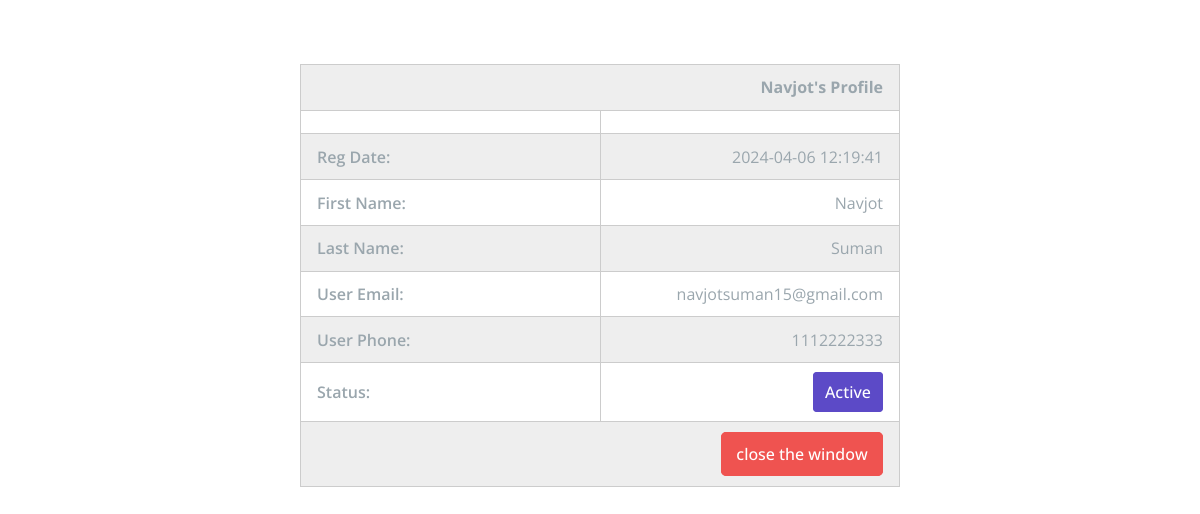
The app's page /admin/userProfile.php?newform_id=1 (signed in) with its own data.
### tables this page shows
CREATE TABLE `users` (
  `u_id` int(11) NOT NULL,
  `username` varchar(222) NOT NULL,
  `f_name` varchar(222) NOT NULL,
  `l_name` varchar(222) NOT NULL,
  `email` varchar(222) NOT NULL,
  `phone` varchar(222) NOT NULL,
  `password` varchar(222) NOT NULL,
  `address` text NOT NULL,
  `status` int(11) NOT NULL DEFAULT 1,
  `image` varchar(100) NOT NULL DEFAULT '0.jpg',
  `date` timestamp NOT NULL DEFAULT current_timestamp()
);

### admin/userProfile.php (the view, shortened to what this page needs)
<!DOCTYPE html>
<html lang="en">
<?php
require '../connection/_dbconnect.php';
?>
<head>
    <link rel="stylesheet" href="css/userProfile.css">
</head>
<body>
    <?php
    $form_id = $_GET['newform_id'];
    $sql = "SELECT * FROM `users` WHERE `u_id` = $form_id";
    $result = mysqli_query($conn, $sql);
    $row = mysqli_num_rows($result);
    if ($row == 1) {
        $row = mysqli_fetch_assoc($result);
        $date = $row['date'];
        $f_name = $row['f_name'];
        $l_name = $row['l_name'];
        $email = $row['email'];
        $phone = $row['phone'];
        $status = $row['status'];
        if ($status == "1") {
            $status = "Active";
        } else {
            $status = "Offline";
        }
    }
    ?>
    <div class="user_details">
        <div class="container">
            <div class="top-div div-padding "><strong><?php echo $f_name ?>'s Profile</strong></div>
            <div class="black_div grid-divider t-border">
                <div class="left-pro div-padding"> </div>
                <div class="right-pro div-padding"> </div>
            </div>
            <div class="reg-date grey-bg grid-divider t-border">
                <div class="left-pro div-padding">Reg Date:</div>
                <div class="right-pro div-padding"><?php echo $date; ?></div>
            </div>
            <div class="fname  grid-divider t-border">
                <div class="left-pro div-padding">First Name: </div>
                <div class="right-pro div-padding"><?php echo $f_name; ?></div>
            </div>
            <div class="lname grey-bg grid-divider t-border">
                <div class="left-pro div-padding">Last Name: </div>
                <div class="right-pro div-padding"><?php echo $l_name; ?></div>
            </div>
            <div class="email  grid-divider t-border">
                <div class="left-pro div-padding">User Email: </div>
                <div class="right-pro div-padding"><?php echo $email; ?></div>
            </div>
            <div class="phone grey-bg grid-divider t-border">
                <div class="left-pro div-padding">User Phone: </div>
                <div class="right-pro div-padding"><?php echo $phone; ?></div>
            </div>
            <div class="status  grid-divider t-border">
                <div class="left-pro div-padding">Status: </div>
                <div class="right-pro div-padding"><a><?php echo $status; ?></a></div>
            </div>
            <div class="bottom-div div-padding t-border" style="padding: 1.3rem 1rem;">
                <a class="exit-button__user-modal">close the window</a>
            </div>
        </div>
    </div>
</body>
</html>

### admin/css/userProfile.css (style rules this page uses)
* { margin: 0; padding: 0; border: 0; outline: 0; text-decoration: none; list-style: none; box-sizing: border-box; font-family: "Open Sans", sans-serif; }
body { color: #9aa6ad; }
.t-border { border-top: 1px solid #cccccc; }
.user_details .container { width: 50%; margin: 4rem auto 0; border: 1px solid #cccccc; }
.top-div, .bottom-div { text-align: right; background-color: #eee; }
.div-padding { padding: .71rem 1rem; }
.grid-divider { display: grid; grid-template-columns: 1fr 1fr; }
.left-pro { font-weight: 600; }
.right-pro { text-align: right; border-left: 1px solid #cccccc; }
.grey-bg { background-color: #eee; }
.exit-button__user-modal { padding: .62rem .9rem; border-radius: 5px; background: #ef5350; border: 1px solid #ef5350; color: white; font-weight: 500; transition: all 200ms ease; cursor: pointer; }
.status .right-pro, .status .left-pro { padding: 1.13rem 1rem; }
.status .right-pro a, #submit { background: #5c4ac7; border: 1px solid #5c4ac7; padding: .5rem .7rem; border-radius: 4px; color: white; font-weight: 500; transition: all 250ms ease; cursor: pointer; }

### records on screen
users: f_name "Navjot", date "2024-04-06 12:19:41", l_name "Suman", email "navjotsuman15@gmail.com", phone "1112222333", status "Active"
